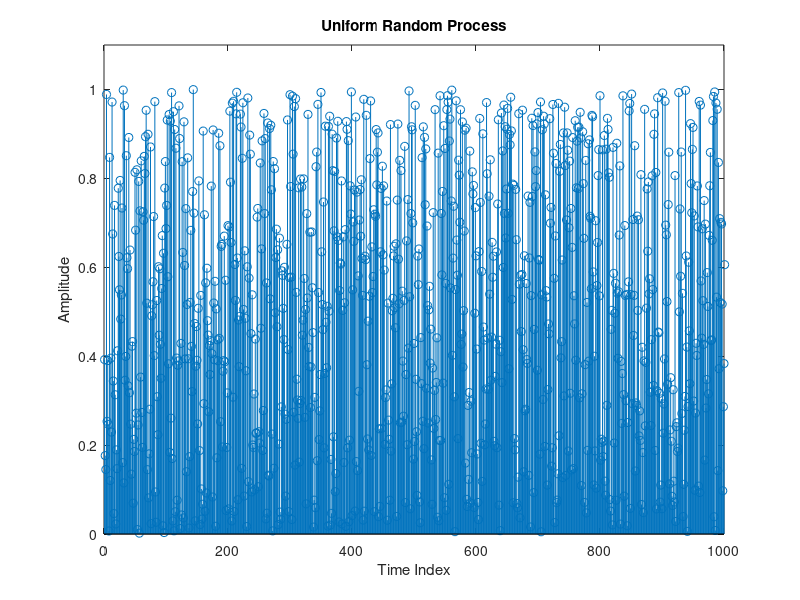
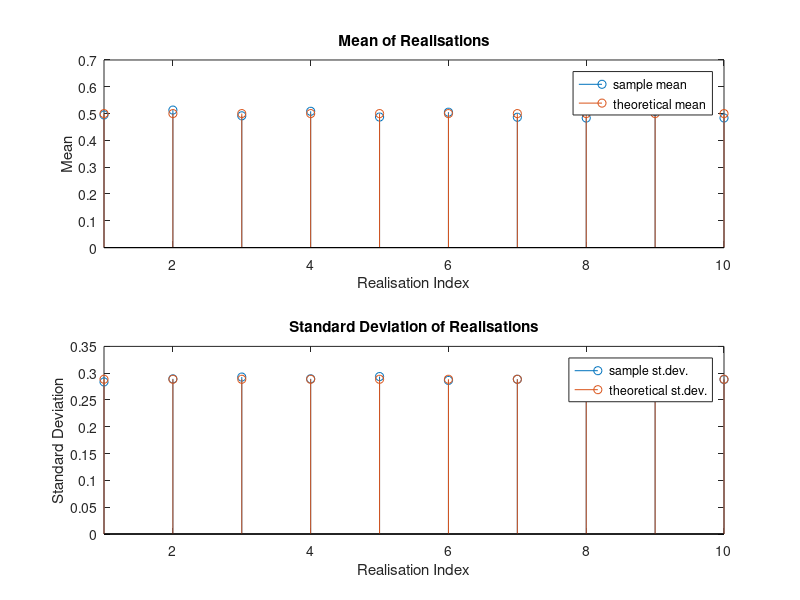

The MATLAB source for these figures, in order: (Note: this script raises an error after producing the figures.)
x=rand(1,10000);
stem(x);
xlabel('Time Index'); ylabel('Amplitude');
title('Uniform Random Process');
axis([0 1000 0 1.1]);
%theoretical mean calculation ->theoretical mean is the mean of the continuous distribution
theor_mean=(1-0)/2;
sample_mean= mean(x);

%theoretical variance calculation
theor_std=sqrt((1-0)^2/12); %(b-a)^2/12 
sample_std=std(x); 

%ensemble of ten 1000-sample realisations
X=[];
for ind=1:10
      tmp=rand(1,1000);
      X=cat(1,X,tmp); %concetenation in horizontal direction
end
mean_rls= mean(X,2); %obtain the mean of each row X(i)
mean_rls= mean_rls'; %transform into row vector
std_rls= std(X,0,2);
std_rls=std_rls';
figure;
subplot(2,1,1);
stem(mean_rls);
xlim([1 10]);
mean_ext=repelem(theor_mean,10);
hold on;
stem(mean_ext);
xlabel('Realisation Index'); ylabel('Mean');
title('Mean of Realisations');
legend('sample mean','theoretical mean');
subplot(2,1,2);
stem(std_rls);
xlim([1 10]);
std_ext=repelem(theor_std,10);
hold on;
stem(std_ext);
xlabel('Realisation Index'); ylabel('Standard Deviation');
title('Standard Deviation of Realisations');
legend('sample st.dev.','theoretical st.dev.');

%histogram and theoretical pdf %1.1.4
figure('DefaultAxesFontSize',14);
fg=histogram(x,'Normalization','Probability'); %use the 1000 samples
pd2 = makedist('Uniform','lower',0,'upper',1); %code to generate continuous uniform distribution
domain=0:0.1:1;
pdf_theor=pdf(pd2,domain);
hold on;
plot(domain, pdf_theor/fg.NumBins,'r','LineWidth',2);
legend('approximate pdf', 'theoretical pdf'); title('PDF Approximation');
ylabel('Probability'); xlabel('x');


%task 1.1.5
xg=randn(1,1000); %xg: Gaussian random variable (standard normal)
figure;
stem(xg);
xlabel('Index'); ylabel('Amplitude');
title('Standard Normal Random Process');
mu=0;
sigma=1;
xg_sample_mean= mean(xg);
xg_sample_std=std(xg);
%ensemble of 10 1000-sample realisations
XG=[];
for index=1:10
    tmp=randn(1,1000);
     XG=cat(1,XG,tmp);
end
mean_grls=mean(XG,2);
mean_grls=mean_grls';
mean_bias=0-mean_grls;
std_grls=std(XG,0,2);
std_grls=std_grls';
std_bias=1-std_grls;

figure;
subplot(2,1,1);
mu_ext=repelem(mu,10);
stem(mean_bias);
% hold on;
% stem(mu_ext);
xlabel('Realisation Index'); ylabel('Mean Bias');
xlim([1 10]);
title('Mean Bias Measurement');
legend('sample mean bias','theoretical mean');

subplot(2,1,2);
sigma_ext=repelem(sigma,10);
stem(std_bias,'Color','Red');
% hold on;
% stem(sigma_ext);
xlabel('Realisation Index'); ylabel('Standard Deviation');
xlim([1 10]);
title('Standard Deviation Bias Measurement');
legend('sample st.dev. bias','theoretical st.dev.');

%histogram and theoretical pdf
figure('DefaultAxesFontSize',14);
normal_hist=histogram(XG,'Normalization','pdf'); 
domain_g=[-10:0.1:10];
std_norm=normpdf(domain_g,0,1);
hold on;
plot(domain_g,std_norm,'g','LineWidth',2); %normal_hist.NumBins
ax.FontSize = 67;
legend('approximate pdf', 'theoretical pdf');
ylabel('Probability'); xlabel('x');

fh = findall(0,'Type','Figure');
set( findall(fh, '-property', 'fontsize'), 'fontsize', 14);


